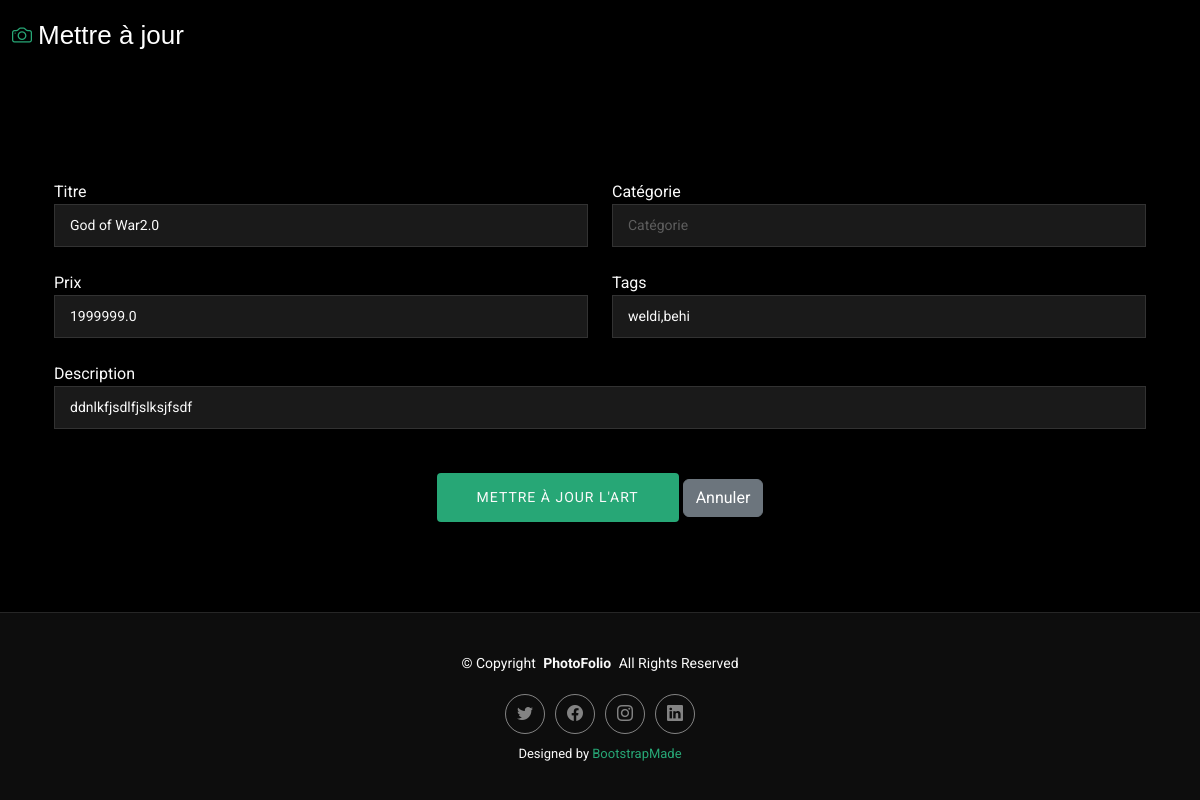
The app's page /arts/update/3 with its own data.
### arts/models.py (models this page shows, shortened)
class Art(models.Model):
    owner = models.ForeignKey(User, on_delete=models.CASCADE, related_name='arts')
    title = models.CharField(max_length=100,unique=True)
    description = models.TextField(blank=True, null=True)
    category = models.CharField(max_length=50, blank=True, null=True)
    tags = models.TextField(blank=True, null=True)
    created_at = models.DateTimeField(auto_now_add=True)
    price=models.FloatField(null=True)
    file = models.FileField(
        upload_to='arts/img/',
        validators=[
            FileExtensionValidator(allowed_extensions=['jpg', 'png', 'mp4', 'mp3'],message="Arts doit etre soit musique .mp3 ou .mp4 soit image :. jpg ou .png soit vidéo .mp4")
        ]
    )

### arts/views.py (the view, shortened to what this page needs)
# urls.py: path('update/<int:pk>', UpdateArtView.as_view(), name='update_art'),
class UpdateArtView(UpdateView):
    model = Art
    template_name = "art_update.html"
    form_class=UpdateArt
    context_object_name = 'art'

### arts/forms.py
class UpdateArt(forms.ModelForm):
    class Meta:
        model = Art  # Remplacez par le nom de votre modèle Art
        fields = ['title', 'category', 'price', 'tags', 'description']

### arts/templates/art_update.html (shortened to what this page needs)
{% load static %}
<!DOCTYPE html>
<html lang="fr">
<head>
  <link href="{% static 'assets/vendor/bootstrap/css/bootstrap.min.css'%}" rel="stylesheet">
  <link href="{% static 'assets/vendor/bootstrap-icons/bootstrap-icons.css' %}" rel="stylesheet">
  <link href="{% static 'assets/vendor/aos/aos.css' %}" rel="stylesheet">
  <link href="{% static 'assets/vendor/glightbox/css/glightbox.min.css' %}" rel="stylesheet">
  <link href="{% static 'assets/vendor/swiper/swiper-bundle.min.css' %}" rel="stylesheet">
  <link href="{% static 'assets/css/main.css'%}" rel="stylesheet">
</head>
<body class="index-page">
  <header id="header" class="header d-flex align-items-center sticky-top">
    <div class="container-fluid position-relative d-flex align-items-center justify-content-between">
        <a href="{% url 'list_arts' %}" class="logo d-flex align-items-center me-auto me-xl-0">
            <i class="bi bi-camera"></i>
            <h1 class="sitename">Mettre à jour</h1>
        </a>
    </div>
  </header>
  <main class="main">
    <div class="container mt-5">
      <section id="contact" class="contact section">
        <div class="container aos-init aos-animate" data-aos="fade-up" data-aos-delay="100">
          <div class="info-wrap aos-init aos-animate" data-aos="fade-up" data-aos-delay="200">
            <div class="row gy-5">
          </div>
          <form method="post" class="php-email-form aos-init aos-animate" data-aos="fade-up" data-aos-delay="300">
            <div class="row gy-4">
              <div class="col-md-6">
                <label for="titre">Titre</label>
                <input type="text" name="title" class="form-control" placeholder="Titre" value="{{ form.title.value|default_if_none:'' }}">
              </div>
              <div class="col-md-6">
                <label for="category">Catégorie</label>
                <input type="text" name="category" class="form-control" placeholder="Catégorie" value="{{ form.category.value|default_if_none:'' }}">
              </div>
              <div class="col-md-6">
                <label for="price">Prix</label>
                <input type="text" name="price" class="form-control" placeholder="Prix" value="{{ form.price.value|default_if_none:'' }}">
              </div>
              <div class="col-md-6">
                <label for="tags">Tags</label>
                <input type="text" name="tags" class="form-control" placeholder="Tags" value="{{ form.tags.value|default_if_none:'' }}">
              </div>
              <div class="col-md-12">
                <label for="description">Description</label>
                <input type="text" name="description" class="form-control" placeholder="Description" value="{{ form.description.value|default_if_none:'' }}">
              </div>
              <div class="col-md-12 text-center">
                <button type="submit">Mettre à jour l'Art</button>
                <button type="button" class="btn btn-secondary" onclick="window.location.href='{% url 'list_arts' %}'">Annuler</button>
              </div>
            </div>
          </form>
        </div>
      </section>
      </div>
  </main>
  <footer id="footer" class="footer">
    <div class="container">
      <div class="copyright text-center">
        <p>© <span>Copyright</span> <strong class="px-1 sitename">PhotoFolio</strong> <span>All Rights Reserved</span></p>
      </div>
      <div class="social-links d-flex justify-content-center">
        <a href="#"><i class="bi bi-twitter"></i></a>
        <a href="#"><i class="bi bi-facebook"></i></a>
        <a href="#"><i class="bi bi-instagram"></i></a>
        <a href="#"><i class="bi bi-linkedin"></i></a>
      </div>
      <div class="credits">
        Designed by <a href="https://bootstrapmade.com/">BootstrapMade</a>
      </div>
    </div>
  </footer>
</body>
</html>

### static/assets/css/main.css (style rules this page uses)
:root { --default-font: "Roboto", system-ui, -apple-system, "Segoe UI", Roboto, "Helvetica Neue", Arial, "Noto Sans", "Liberation Sans", sans-serif, "Apple Color Emoji", "Segoe UI Emoji", "Segoe UI Symbol", "Noto Color Emoji"; --heading-font: "Cardo", sans-serif; --nav-font: "Inter", sans-serif; }
:root { --background-color: #000000; --default-color: #fafafa; --heading-color: #ffffff; --accent-color: #27a776; --surface-color: #1a1a1a; --contrast-color: #ffffff; }
:root { --nav-color: rgba(255, 255, 255, 0.5); --nav-hover-color: #ffffff; --nav-mobile-background-color: #1a1a1a; --nav-dropdown-background-color: #1a1a1a; --nav-dropdown-color: rgba(255, 255, 255, 0.5); --nav-dropdown-hover-color: #ffffff; }
:root { scroll-behavior: smooth; }
body { color: var(--default-color); background-color: var(--background-color); font-family: var(--default-font); }
a { color: var(--accent-color); text-decoration: none; transition: 0.3s; }
h1, h2, h3, h4, h5, h6 { color: var(--heading-color); font-family: var(--heading-font); }
.header { color: var(--default-color); background-color: var(--background-color); padding: 20px 0; transition: all 0.5s; z-index: 997; border-bottom: 1px solid var(--background-color); }
.header .logo { line-height: 1; }
.header .logo h1 { font-size: 32px; margin: 0; font-weight: 400; color: var(--heading-color); }
.header .logo i { font-size: 28px; margin-right: 6px; }
@media (max-width: 1200px) { .header .logo { order: 1; } }
@media (max-width: 1200px) { .header .logo h1 { font-size: 26px; } }
@media (max-width: 1200px) { .header .logo i { font-size: 20px; } }
.footer { --background-color: color-mix(in srgb, var(--default-color), transparent 95%); border-top: 1px solid color-mix(in srgb, var(--default-color), transparent 90%); color: var(--default-color); background-color: var(--background-color); font-size: 14px; padding: 40px 0; position: relative; }
.footer .copyright p { margin-bottom: 0; }
.footer .social-links { margin-top: 20px; }
.footer .social-links a { display: flex; align-items: center; justify-content: center; width: 40px; height: 40px; border-radius: 50%; border: 1px solid color-mix(in srgb, var(--default-color), transparent 50%); font-size: 16px; color: color-mix(in srgb, var(--default-color), transparent 50%); margin: 0 5px; transition: 0.3s; }
.footer .credits { margin-top: 10px; font-size: 13px; text-align: center; }
section, .section { color: var(--default-color); background-color: var(--background-color); padding: 60px 0; scroll-margin-top: 100px; overflow: clip; }
.contact .info-wrap { margin-bottom: 30px; }
.contact .php-email-form input[type=text], .contact .php-email-form input[type=email], .contact .php-email-form textarea { font-size: 14px; padding: 10px 15px; box-shadow: none; border-radius: 0; color: var(--default-color); background-color: var(--surface-color); border-color: color-mix(in srgb, var(--default-color), transparent 80%); }
.contact .php-email-form input[type=text]::placeholder, .contact .php-email-form input[type=email]::placeholder, .contact .php-email-form textarea::placeholder { color: color-mix(in srgb, var(--default-color), transparent 70%); }
.contact .php-email-form button[type=submit] { color: var(--default-color); background: var(--accent-color); font-weight: 400; font-size: 14px; display: inline-block; margin-top: 20px; padding: 14px 40px; border: 0; border-radius: 4px; transition: 0.5s; text-transform: uppercase; letter-spacing: 1px; }

### records on screen
Art: title "God of War2.0", price "1999999.0", tags "weldi,behi", description "ddnlkfjsdlfjslksjfsdf"
